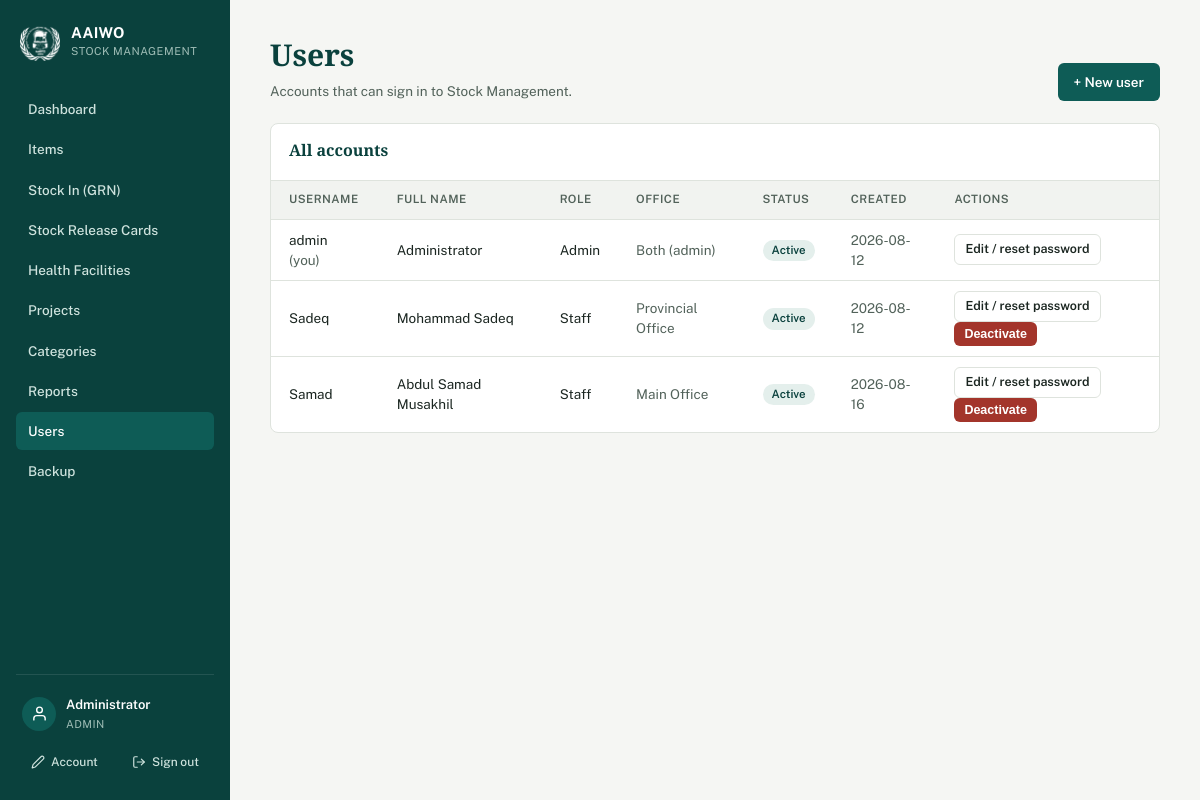
/users.php (signed in), run on the app's committed database.
### tables this page shows
CREATE TABLE Users (
            UserID INTEGER PRIMARY KEY AUTOINCREMENT,
            Username TEXT NOT NULL UNIQUE,
            PasswordHash TEXT NOT NULL,
            FullName TEXT,
            Role TEXT NOT NULL DEFAULT 'staff',
            Active INTEGER NOT NULL DEFAULT 1,
            MustChangePassword INTEGER NOT NULL DEFAULT 0,
            CreatedAt TEXT NOT NULL DEFAULT (datetime('now'))
        , FailedLoginAttempts INTEGER NOT NULL DEFAULT 0, LockedUntil TEXT, Office TEXT);

### includes/functions.php (called while the page is built, shortened)
<?php
require_once __DIR__ . '/../config/db.php';
function h(?string $s): string {
    return htmlspecialchars($s ?? '', ENT_QUOTES, 'UTF-8');
}
function all_users(): array {
    return db()->query('SELECT * FROM Users ORDER BY Active DESC, Username')->fetchAll();
}
function current_user(): ?array {
    return $_SESSION['user_full'] ?? null;
}
function require_login(): void {
    $stmt = db()->prepare('SELECT * FROM Users WHERE UserID = ?');
    $stmt->execute([$_SESSION['user']['UserID']]);
}
function require_admin(): void {
    require_login();
}
function office_label(?string $office): string {
    switch ($office) {
        case 'provincial': return 'Provincial Office';
        case 'main': return 'Main Office';
    }
}

### config/db.php (called while the page is built, shortened)
<?php
function db_file_path(): string {
    return __DIR__ . '/../data/stock_management.sqlite';
}
function db(): PDO {
    static $pdo = null;
    if ($pdo === null) {
        $path = db_file_path();
        $pdo = new PDO('sqlite:' . $path);
        $pdo->setAttribute(PDO::ATTR_ERRMODE, PDO::ERRMODE_EXCEPTION);
        $pdo->setAttribute(PDO::ATTR_DEFAULT_FETCH_MODE, PDO::FETCH_ASSOC);
        $pdo->exec('PRAGMA foreign_keys = ON');
        stockapp_migrate($pdo);
    }
    return $pdo;
}
function stockapp_migrate(PDO $pdo): void {
    $pdo->exec("
        CREATE TABLE IF NOT EXISTS Users (
            UserID INTEGER PRIMARY KEY AUTOINCREMENT,
            Username TEXT NOT NULL UNIQUE COLLATE NOCASE,
            PasswordHash TEXT NOT NULL,
            FullName TEXT,
            Role TEXT NOT NULL DEFAULT 'staff',
            Active INTEGER NOT NULL DEFAULT 1,
            MustChangePassword INTEGER NOT NULL DEFAULT 0,
            CreatedAt TEXT NOT NULL DEFAULT (datetime('now'))
        )
    ");
    $auditCols = [
        'CreatedByUserID' => 'INTEGER',
        'UpdatedByUserID' => 'INTEGER',
        'CreatedAt' => 'TEXT',
        'UpdatedAt' => 'TEXT',
        'GroupName' => 'TEXT',
    ];
    foreach (['StockReceipts', 'StockReleases'] as $table) {
        $existing = array_column($pdo->query('PRAGMA table_info(' . $table . ')')->fetchAll(), 'name');
    }
    $stockReleasesExists = (bool)$pdo->query("SELECT name FROM sqlite_master WHERE type='table' AND name='StockReleases'")->fetchColumn();
    if ($stockReleasesExists) {
        $existingReleaseCols = array_column($pdo->query('PRAGMA table_info(StockReleases)')->fetchAll(), 'name');
    }
    $pdo->exec('CREATE TABLE IF NOT EXISTS Projects (
        ProjectID INTEGER PRIMARY KEY AUTOINCREMENT,
        ProjectName TEXT NOT NULL,
        Description TEXT,
        CreatedByUserID INTEGER,
        CreatedAt TEXT,
        UpdatedByUserID INTEGER,
        UpdatedAt TEXT
    )');
    foreach (['Items', 'StockReceipts', 'StockReleases'] as $projectTable) {
        $existingCols = array_column($pdo->query('PRAGMA table_info(' . $projectTable . ')')->fetchAll(), 'name');
    }
    $categoriesExisted = (bool)$pdo->query("SELECT name FROM sqlite_master WHERE type='table' AND name='ItemCategories'")->fetchColumn();
    $pdo->exec('CREATE TABLE IF NOT EXISTS ItemCategories (
        CategoryID INTEGER PRIMARY KEY AUTOINCREMENT,
        CategoryName TEXT NOT NULL,
        CategoryNameLocal TEXT,
        CreatedAt TEXT
    )');
    $existingItemCols = array_column($pdo->query('PRAGMA table_info(Items)')->fetchAll(), 'name');
    $existingUserCols = array_column($pdo->query('PRAGMA table_info(Users)')->fetchAll(), 'name');
    foreach (['Items', 'HealthFacilities', 'StockReceipts', 'StockReleases'] as $table) {
        $tableExists = (bool)$pdo->query("SELECT name FROM sqlite_master WHERE type='table' AND name='$table'")->fetchColumn();
        $cols = array_column($pdo->query('PRAGMA table_info(' . $table . ')')->fetchAll(), 'name');
    }
    $hfTableExists = (bool)$pdo->query("SELECT name FROM sqlite_master WHERE type='table' AND name='HealthFacilities'")->fetchColumn();
    if ($hfTableExists) {
        $existingHfCols = array_column($pdo->query('PRAGMA table_info(HealthFacilities)')->fetchAll(), 'name');
    }
    $itemsTableExists = (bool)$pdo->query("SELECT name FROM sqlite_master WHERE type='table' AND name='Items'")->fetchColumn();
    if ($itemsTableExists) {
        $existingItemCols = array_column($pdo->query('PRAGMA table_info(Items)')->fetchAll(), 'name');
    }
    $userCount = (int)$pdo->query('SELECT COUNT(*) FROM Users')->fetchColumn();
}

### users.php (the view, shortened to what this page needs)
<?php
require __DIR__ . '/includes/functions.php';
require_admin();
$users = all_users();
require __DIR__ . '/includes/header.php';
?>
<div class="page-head">
  <div>
    <h1>Users</h1>
    <p>Accounts that can sign in to Stock Management.</p>
  </div>
  <a class="btn" href="user_form">+ New user</a>
</div>
<div class="panel">
  <div class="panel-head"><h2>All accounts</h2></div>
  <table>
    <thead>
      <tr><th>Username</th><th>Full name</th><th>Role</th><th>Office</th><th>Status</th><th>Created</th><th>Actions</th></tr>
    </thead>
    <tbody>
      <?php foreach ($users as $u): ?>
        <tr>
          <td><?= h($u['Username']) ?><?= $u['UserID'] === $me['UserID'] ? ' <span class="muted">(you)</span>' : '' ?></td>
          <td><?= h($u['FullName'] ?: '') ?></td>
          <td><?= h(ucfirst($u['Role'])) ?></td>
          <td class="muted"><?= $u['Role'] === 'admin' ? 'Both (admin)' : h(office_label($u['Office'] ?? null)) ?></td>
          <td>
            <?php if ((int)$u['Active']): ?>
              <span class="pill ok">Active</span>
            <?php else: ?>
              <span class="pill low">Deactivated</span>
            <?php endif; ?>
          </td>
          <td class="muted"><?= h(substr($u['CreatedAt'], 0, 10)) ?></td>
          <td>
            <a class="btn secondary small" href="user_form?id=<?= $u['UserID'] ?>">Edit / reset password</a>
            <?php if ($u['UserID'] !== $me['UserID']): ?>
              <form method="post" style="display:inline;" onsubmit="return confirm('<?= (int)$u['Active'] ? 'Deactivate' : 'Reactivate' ?> this account?');">
                <button class="btn <?= (int)$u['Active'] ? 'danger' : 'secondary' ?> small" type="submit"><?= (int)$u['Active'] ? 'Deactivate' : 'Reactivate' ?></button>
              </form>
            <?php endif; ?>
          </td>
        </tr>
      <?php endforeach; ?>
    </tbody>
  </table>
</div>
<?php require __DIR__ . '/includes/footer.php'; ?>

### includes/header.php (shortened to what this page needs)
<?php
require_once __DIR__ . '/functions.php';
$me = current_user();
$current = basename($_SERVER['SCRIPT_NAME']);
$importType = $_GET['type'] ?? ($_POST['import_type'] ?? '');
$isImportGrn = ($current === 'import.php' && $importType !== 'card');
$isImportCard = ($current === 'import.php' && $importType === 'card');
?>
<!DOCTYPE html>
<html lang="en">
<head>
<?php
$cssPath = __DIR__ . '/../assets/style.css';
$cssVer = is_file($cssPath) ? filemtime($cssPath) : 1;
?>
<link rel="stylesheet" href="<?= isset($assetPrefix) ? $assetPrefix : '' ?>assets/style.css?v=<?= $cssVer ?>">
</head>
<body>
<div class="shell">
  <aside class="sidebar">
    <div class="brand" title="Afghan Alfouz Innovational Welfare Organization">
      <img src="<?= isset($assetPrefix) ? $assetPrefix : '' ?>assets/logo-white.png" alt="AAIWO" class="brand-mark-logo">
      <div>
        <div class="brand-title">AAIWO</div>
        <div class="brand-sub">Stock Management</div>
      </div>
    </div>
    <nav>
      <a href="index" class="<?= $current==='index.php'?'active':'' ?>">Dashboard</a>
      <a href="items" class="<?= in_array($current, ['items.php','item_form.php','import_items.php','export_items.php'], true) ? 'active' : '' ?>">Items</a>
      <a href="receipts" class="<?= (in_array($current, ['receipts.php','receipt_form.php','receipt_view.php','export_excel.php'], true) || $isImportGrn) ? 'active' : '' ?>">Stock In (GRN)</a>
      <a href="releases" class="<?= (in_array($current, ['releases.php','release_form.php','release_view.php','export_excel.php'], true) || $isImportCard) ? 'active' : '' ?>">Stock Release Cards</a>
      <a href="health_facilities" class="<?= in_array($current, ['health_facilities.php','hf_form.php','import_hf.php','export_hf.php'], true) ? 'active' : '' ?>">Health Facilities</a>
      <?php if (($me['Role'] ?? '') === 'admin'): ?>
        <a href="projects" class="<?= in_array($current, ['projects.php','project_form.php'], true) ? 'active' : '' ?>">Projects</a>
        <a href="categories" class="<?= in_array($current, ['categories.php','category_form.php'], true) ? 'active' : '' ?>">Categories</a>
        <a href="reports" class="<?= $current==='reports.php'?'active':'' ?>">Reports</a>
        <a href="users" class="<?= $current==='users.php'||$current==='user_form.php'?'active':'' ?>">Users</a>
        <a href="backup" class="<?= $current==='backup.php'?'active':'' ?>">Backup</a>
      <?php endif; ?>
    </nav>
    <div class="sidebar-account">
      <div class="account-card">
        <span class="account-avatar" aria-hidden="true">
          <svg viewBox="0 0 24 24" fill="none" stroke="currentColor" stroke-width="2" stroke-linecap="round" stroke-linejoin="round"><path d="M20 21v-2a4 4 0 0 0-4-4H8a4 4 0 0 0-4 4v2"></path><circle cx="12" cy="7" r="4"></circle></svg>
        </span>
        <div class="account-meta">
          <div class="account-name"><?= h($me['FullName'] ?? '') ?></div>
          <div class="account-role">
            <?= h(ucfirst($me['Role'] ?? '')) ?>
          </div>
        </div>
      </div>
      <div class="account-actions">
        <a href="my_account" class="account-action" title="My account">
          <svg viewBox="0 0 24 24" fill="none" stroke="currentColor" stroke-width="2" stroke-linecap="round" stroke-linejoin="round"><path d="M17 3a2.85 2.83 0 1 1 4 4L7.5 20.5 2 22l1.5-5.5Z"></path></svg>
          <span>Account</span>
        </a>
        <a href="logout" class="account-action" title="Sign out">
          <svg viewBox="0 0 24 24" fill="none" stroke="currentColor" stroke-width="2" stroke-linecap="round" stroke-linejoin="round"><path d="M9 21H5a2 2 0 0 1-2-2V5a2 2 0 0 1 2-2h4"></path><polyline points="16 17 21 12 16 7"></polyline><line x1="21" y1="12" x2="9" y2="12"></line></svg>
          <span>Sign out</span>
        </a>
      </div>
    </div>
  </aside>
  <main class="content">

### assets/style.css (style rules this page uses)
:root { --ink: #1B2621; --ink-soft: #52625A; --paper: #F5F6F3; --panel: #FFFFFF; --line: #DEE3DD; --teal: #0E5C56; --teal-dark: #0A413D; --teal-tint: #E4EFEC; --amber: #B5741E; --amber-tint: #FBF0DE; --red: #A3352B; --red-tint: #FBEAE8; --radius: 8px; }
* { box-sizing:border-box; }
html { -webkit-text-size-adjust:100%; }
body { margin:0; font-family:'Public Sans', system-ui, sans-serif; color:var(--ink); background:var(--paper); font-size:15px; line-height:1.5; overflow-x:hidden; }
h1,h2,h3 { font-family:'Source Serif 4', Georgia, serif; font-weight:700; margin:0 0 4px; color:var(--teal-dark); }
a { color:var(--teal);text-decoration:none; }
.shell { display:flex;min-height:100vh; }
.sidebar { width:230px; flex-shrink:0; background:var(--teal-dark); color:#EAF2F0; display:flex; flex-direction:column; padding:22px 16px; position:sticky; top:0; height:100vh; overflow-y:auto; }
.brand { display:flex;align-items:center;gap:11px;margin-bottom:28px;padding:0 4px; }
.brand-mark-logo { width:40px;height:40px;object-fit:contain; flex-shrink:0; }
.brand-title { font-weight:700;font-size:15px;color:#fff;line-height:1.2;letter-spacing:.02em; }
.brand-sub { font-size:11px;color:#9FBDB6;letter-spacing:.04em;text-transform:uppercase;margin-top:1px; }
.sidebar nav { display:flex;flex-direction:column;gap:2px; }
.sidebar nav a { color:#CFE3DE; padding:9px 12px; border-radius:6px; font-size:13.5px; font-weight:500; }
.sidebar nav a.active { background:var(--teal);color:#fff; }
.sidebar-account { margin-top:auto; padding-top:14px; border-top:1px solid rgba(255,255,255,.10); }
.account-card { display:flex; align-items:center; gap:10px; padding:6px 6px; border-radius:10px; }
.account-avatar { width:34px;height:34px;flex-shrink:0; border-radius:50%; background:var(--teal); color:#fff; display:flex;align-items:center;justify-content:center; }
.account-avatar svg { width:17px;height:17px; }
.account-meta { min-width:0;overflow:hidden; }
.account-name { font-size:13px;font-weight:600;color:#fff; white-space:nowrap;overflow:hidden;text-overflow:ellipsis; }
.account-role { font-size:11px;color:#9FBDB6;text-transform:uppercase;letter-spacing:.04em;margin-top:1px; }
.account-actions { display:flex;gap:4px;margin-top:8px; }
.account-action { flex:1; display:flex;align-items:center;justify-content:center;gap:6px; padding:7px 6px; border-radius:7px; font-size:12px;font-weight:500; color:#CFE3DE; white-space:nowrap; }
.account-action svg { width:14px;height:14px;flex-shrink:0; }
.content { flex:1;padding:32px 40px;max-width:1180px; }
.page-head { display:flex;justify-content:space-between;align-items:flex-end;margin-bottom:22px;gap:16px;flex-wrap:wrap; }
.page-head p { margin:2px 0 0;color:var(--ink-soft);font-size:13.5px; }
.panel { background:var(--panel);border:1px solid var(--line);border-radius:var(--radius);overflow:hidden;margin-bottom:24px; }
.panel-head { padding:14px 18px;border-bottom:1px solid var(--line);display:flex;justify-content:space-between;align-items:center;gap:10px;flex-wrap:wrap; }
.panel-head h2 { font-size:16px; }
table { width:100%;border-collapse:collapse;font-size:13.5px; }
th,td { text-align:left;padding:10px 18px;border-bottom:1px solid var(--line); }
th { background:#F1F3F0;font-size:11.5px;text-transform:uppercase;letter-spacing:.04em;color:var(--ink-soft);font-weight:600; }
tr:last-child td { border-bottom:none; }
.muted { color:var(--ink-soft); }
.pill { display:inline-block;padding:2px 9px;border-radius:99px;font-size:11.5px;font-weight:600; }
.pill.ok { background:var(--teal-tint);color:var(--teal-dark); }
.btn { display:inline-flex;align-items:center;gap:6px; background:var(--teal);color:#fff;border:none; padding:9px 16px;border-radius:6px;font-size:13.5px;font-weight:600; cursor:pointer;text-decoration:none; }
.btn.secondary { background:var(--panel);color:var(--ink);border:1px solid var(--line); }
.btn.danger { background:var(--red); }
.btn.small { padding:5px 10px;font-size:12.5px; }

### data on the page
users: FullName "Administrator", Role "ADMIN", Username "admin", shows "(you)", Role "Admin", shows "Both (admin)", Active "Active", CreatedAt "2026-08-12"
users: Username "Sadeq", FullName "Mohammad Sadeq", Role "Staff", Office "Provincial Office", Active "Active", CreatedAt "2026-08-12"
users: Username "Samad", FullName "Abdul Samad Musakhil", Role "Staff", Office "Main Office", Active "Active", CreatedAt "2026-08-16"
